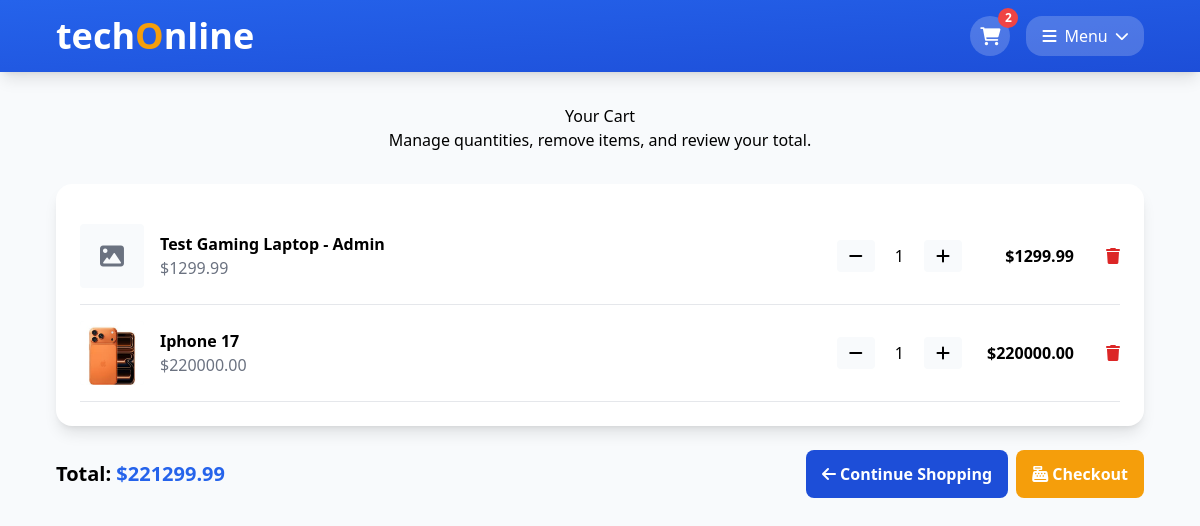
The page /cart (signed in) on the database its author committed.
### modules/Products/product.py (models this page shows, shortened)
class Product(BaseModel, Base):
    __tablename__ = "products"
    product_name = Column(String(60))
    description = Column(String(1024))
    customer_id = Column(String(60), ForeignKey('customers.id'), nullable=False)
    price = Column(Float)
    rate = Column(Float, default=0.0)
    product_image = Column(String(255))  # Store file path or URL
    product_image_filename = Column(String(255))  # Store original filename for management
    category_id = Column(String(60), ForeignKey('categories.id'), nullable=False)
    stock_quantity = Column(Integer, nullable=False, default=0)
    is_available = Column(String(5), nullable=False, default='True')
    min_stock_level = Column(Integer, nullable=False, default=5)
    cart_items = relationship('CartItem', back_populates='product', cascade='all, delete-orphan')
    order_items = relationship("OrderItem", back_populates="product")
    category = relationship("Category", back_populates="products")
    reviews = relationship("Review", back_populates="product", cascade='all, delete-orphan')

### modules/Cart/cart_item.py (models this page shows, shortened)
class CartItem(BaseModel, Base):
    __tablename__ = 'cart_items'
    cart_id = Column(String(60), ForeignKey('carts.id'), nullable=False)
    product_id = Column(String(60), ForeignKey('products.id'), nullable=False)
    quantity = Column(Integer, default=1, nullable=False)
    unit_price = Column(Float, nullable=False)  # Price in USD at time of adding
    subtotal = Column(Float, default=0.0)  # Calculated field: quantity * unit_price
    cart = relationship('Cart', back_populates='cart_items')
    product = relationship('Product', back_populates='cart_items')
    def calculate_subtotal(self):
        self.subtotal = self.quantity * self.unit_price
        return self.subtotal

### modules/Cart/cart.py (models this page shows, shortened)
class Cart(BaseModel, Base):
    __tablename__ = 'carts'
    total_price = Column(Float, default=0.0)
    customer_id = Column(String(60), ForeignKey("customers.id"), nullable=False)
    cart_items = relationship('CartItem', back_populates='cart', cascade='all, delete-orphan')
    def calculate_total_price(self):
        total = 0.0
        for cart_item in self.cart_items:
            cart_item.calculate_subtotal()
            total += cart_item.subtotal
        self.total_price = round(total, 2)  # Round to 2 decimal places for currency
        return self.total_price
    def get_item_count(self):
        return sum(cart_item.quantity for cart_item in self.cart_items)

### app/blueprints/cart.py (the view)
@cart_bp.route('/cart', methods=['GET'])
@login_required
def cart():
    try:
        cart = None
        cart_item_count = 0
        for c in storage.all(Cart).values():
            if c.customer_id == current_user.id:
                cart = c
                break
        if cart:
            cart_item_count = cart.get_item_count()
        user_id = getattr(current_user, 'id', None)
        cart_obj = None
        if user_id:
            for c in storage.all(Cart).values():
                if c.customer_id == user_id:
                    cart_obj = c
                    break
        items = []
        total = 0.0
        if cart_obj:
            try:
                cart_obj.calculate_total_price()
            except Exception:
                pass
            for ci in cart_obj.cart_items:
                prod = storage.get(Product, ci.product_id)
                items.append({
                    'product_id': ci.product_id,
                    'name': getattr(prod, 'product_name', 'Product'),
                    'price': getattr(prod, 'price', ci.unit_price),
                    'image': getattr(prod, 'product_image', None),
                    'quantity': ci.quantity,
                    'subtotal': ci.subtotal
                })
            total = cart_obj.total_price
        return render_template('cart.html', cart=cart_obj,
                                            items=items,
                                            total=total,
                                            cart_item_count=cart_item_count)
    except Exception as e:
        flash(f'Failed to load cart: {str(e)}', 'error')
        return render_template('cart.html', cart=None, items=[], total=0.0)

### app/auth.py (called while the page is built)
@login_manager.user_loader
def load_user(user_id):
    return storage.get(Customer, user_id)

### modules/engine/DB_STORAGE.py (called while the page is built)
    def all(self, cls=None):
        if cls is None:
            obj = self.__session.query(Customer).all()
            obj.extend(self.__session.query(Review).all())
            obj.extend(self.__session.query(Category).all())
            obj.extend(self.__session.query(Order).all())
            obj.extend(self.__session.query(OrderItem).all())
            obj.extend(self.__session.query(Product).all())
            obj.extend(self.__session.query(Cart).all())
            obj.extend(self.__session.query(CartItem).all())
        else:
            if type(cls) == str:
                cls = eval(cls)
            obj = self.__session.query(cls)
        return {"{}.{}".format(type(val).__name__, val.id): val for val in obj}

    def get(self, cls, id):
        if type(cls) is str:
            cls = eval(cls)
        all_cls = modules.storage.all(cls)
        for value in all_cls.values():
            if value.id == id:
                return value
        return None

    def close(self):
        self.__session.close()

### app/templates/cart.html (shortened to what this page needs)
<!doctype html>
<html lang="en">
<head>
    <script src="https://cdn.tailwindcss.com"></script>
    <link rel="stylesheet" href="https://cdnjs.cloudflare.com/ajax/libs/font-awesome/6.0.0/css/all.min.css">
</head>
<body class="bg-background font-sans m-0 p-0">
    <header class="bg-gradient-to-br from-primary-blue to-secondary-blue text-white py-4 shadow-lg">
        <div class="max-w-6xl mx-auto px-8 flex justify-between items-center flex-wrap gap-4">
            <a href="{{ url_for('shop.shop') }}" class="text-white no-underline">
                <h1 class="text-4xl font-black m-0 cursor-pointer transition-transform duration-300 ease-in-out hover:scale-105">tech<span class="text-accent-orange">O</span>nline</h1>
            </a>
            <div class="flex items-center gap-4 ml-auto">
                <div class="relative">
                    <a href="{{ url_for('cart.cart') }}" class="flex items-center justify-center w-10 h-10 bg-white bg-opacity-20 hover:bg-opacity-30 text-white rounded-full transition-all duration-300 ease-in-out hover:scale-105">
                        <i class="fas fa-shopping-cart text-lg"></i>
                    </a>
                    <span id="cartBadge" class="absolute -top-2 -right-2 bg-red-500 text-white text-xs font-bold rounded-full h-5 w-5 flex items-center justify-center min-w-[20px] px-1">{{ cart_item_count }}</span>
                </div>
                <div class="relative">
                    <button id="cartDropdownBtn" type="button" class="flex items-center gap-2 bg-white bg-opacity-20 hover:bg-opacity-30 text-white px-4 py-2 rounded-2xl font-medium transition-all duration-300 ease-in-out">
                        <i class="fas fa-bars"></i>
                        Menu
                        <i class="fas fa-chevron-down text-sm"></i>
                    </button>
                </div>
            </div>
        </div>
    </header>
    <main class="max-w-6xl mx-auto my-8 px-8">
        <div class="text-center mb-8 text-black">
            <h2>Your Cart</h2>
            <p>Manage quantities, remove items, and review your total.</p>
        </div>
        <div id="cartContainer" class="bg-white rounded-2xl overflow-hidden shadow-lg p-6">
            {% if items and items|length > 0 %}
                {% for item in items %}
                <div class="flex items-center gap-4 py-4 border-b">
                    <div class="w-16 h-16 bg-background flex items-center justify-center rounded">
                        {% if item.image %}
                        <img src="http://localhost:5001{{ item.image }}" alt="{{ item.name }}" class="w-16 h-16 object-cover rounded">
                        {% else %}
                        <i class="fas fa-image text-2xl text-neutral-gray"></i>
                        {% endif %}
                    </div>
                    <div class="flex-1">
                        <div class="font-semibold text-black">{{ item.name }}</div>
                        <div class="text-neutral-gray">${{ '%.2f'|format(item.price|float) }}</div>
                    </div>
                    <div class="flex items-center gap-2">
                        <button class="px-3 py-1 bg-background rounded" onclick="changeQty('{{ item.product_id }}', -1)"><i class="fas fa-minus"></i></button>
                        <span id="qty-{{ item.product_id }}" class="px-3">{{ item.quantity }}</span>
                        <button class="px-3 py-1 bg-background rounded" onclick="changeQty('{{ item.product_id }}', 1)"><i class="fas fa-plus"></i></button>
                    </div>
                    <div class="w-24 text-right font-semibold text-black">${{ '%.2f'|format(item.subtotal|float) }}</div>
                    <button class="ml-4 text-red-600" onclick="removeItem('{{ item.product_id }}')"><i class="fas fa-trash"></i></button>
                </div>
                {% endfor %}
            {% else %}
                <div class="text-center py-12 text-neutral-gray">
                    <i class="fas fa-box-open text-6xl mb-4 text-neutral-gray"></i>
                    <h3>Your cart is empty</h3>
                    <p>Add products from the shop page.</p>
                </div>
            {% endif %}
        </div>
        <div class="mt-6 flex items-center justify-between">
            <div class="text-xl font-semibold">
                Total: <span id="cartTotal" class="text-primary-blue">${{ '%.2f'|format((total or 0.0)|float) }}</span>
            </div>
            <div class="flex gap-2">
                <a href="{{ url_for('shop.shop') }}" class="bg-secondary-blue text-white border-0 px-4 py-3 rounded-lg cursor-pointer font-semibold transition-all duration-300 ease-in-out hover:bg-primary-blue hover:-translate-y-0.5 no-underline"><i class="fas fa-arrow-left"></i> Continue Shopping</a>
                <button id="checkoutBtn" class="bg-accent-orange text-white border-0 px-4 py-3 rounded-lg cursor-pointer font-semibold transition-all duration-300 ease-in-out hover:bg-yellow-600 hover:-translate-y-0.5"><i class="fas fa-cash-register"></i> Checkout</button>
            </div>
        </div>
    </main>
</body>
</html>

### rows shown on the page
Product: name "Test Gaming Laptop - Admin", price "1299.99"
CartItem: subtotal "1299.99"
Product: image (picture), name "Iphone 17", price "220000.00"
CartItem: subtotal "220000.00"
Cart: total_price "221299.99"

### other values the page prints
{{ cart_item_count }} "2"
{{ item.quantity }} "1" "1"
